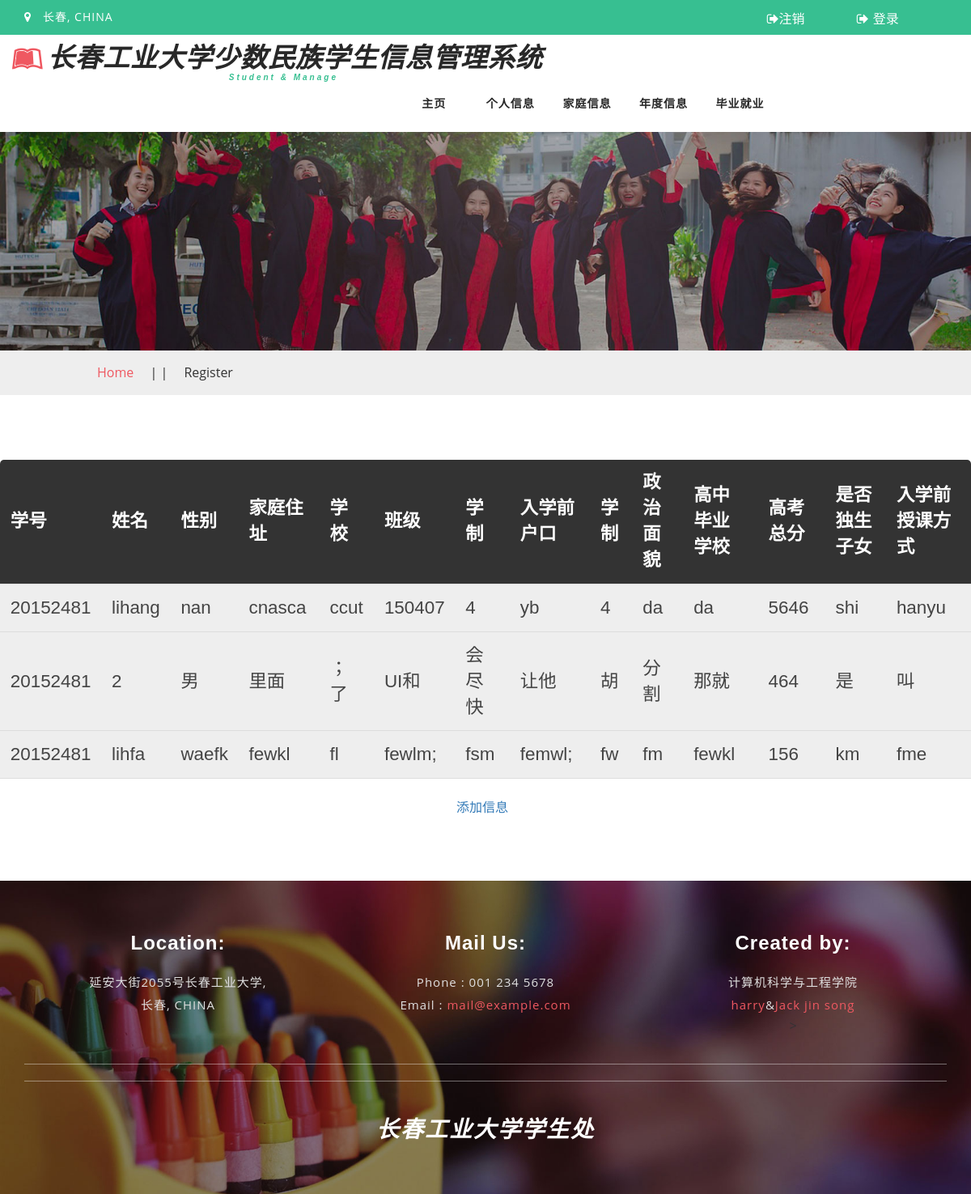
The app's page /student_massage_show/ (signed in), older data.
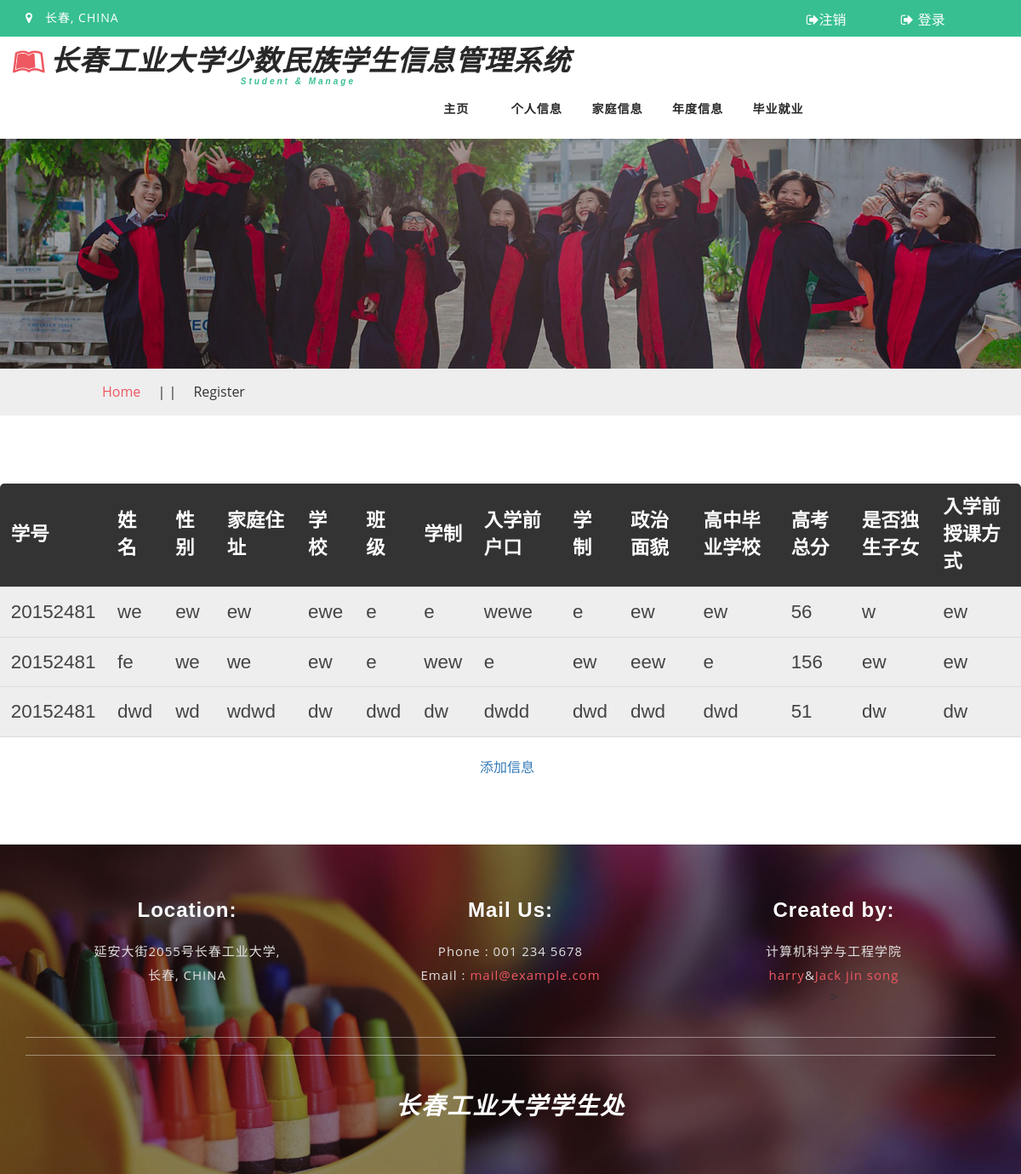
The same page, newer data.
### student/models.py (models this page shows, shortened)
class student_personal_massage(models.Model):
    student_id = models.CharField(max_length=8,verbose_name='学号')
    name = models.CharField(max_length=10, verbose_name='姓名')
    sex = models.CharField(max_length=10, blank=True, verbose_name='性别')
    family_address = models.CharField(max_length=50,default=None, blank=True, verbose_name='家庭住址')
    academy = models.CharField(max_length=15,default=None, blank=True, verbose_name='学院')
    class_num = models.CharField(max_length=100, blank=True, verbose_name='班级')
    train_level = models.CharField(max_length=5,blank=True,verbose_name='学制',help_text='本科/专科')
    registered_residence = models.CharField(max_length=20,blank=True, verbose_name='入学前户口')
    length_of_schooling = models.CharField(max_length=10,blank=True, verbose_name='学制', help_text='例如四年/三年')
    Political_level = models.CharField(max_length=20, blank=True,verbose_name='政治面貌')
    graduated_high_school = models.CharField(max_length=20, blank=True,verbose_name='高中毕业学校')
    graduation_grades = models.IntegerField(blank=True,verbose_name='高考总分')
    single_kinds = models.CharField(max_length=5,blank=True, verbose_name='是否独生子女')
    study_way = models.CharField(max_length=15, blank=True,verbose_name='入学前授课方式', help_text='汉语/其他语言')
    status = models.BooleanField(default=False,verbose_name='验证状态')
    class Meta:
       verbose_name = '学生基本信息'
       verbose_name_plural = '学生基本信息填写'

### student/views.py (the view)
# urls.py: url(r'^student_massage_show/',s_views.student_massage_page,name='stu_page'),
def student_massage_page(request):
    from .models import student_personal_massage
    students = student_personal_massage.objects.filter(student_id=request.user)
    return render(request,'student/parsonal_passage_show.html',{'students':students})

### templates/student/parsonal_passage_show.html (shortened to what this page needs)
{% extends 'base.html' %}
{% block content %}
{% if user.is_authenticated %}
    <div class="htmleaf-container" style="height:px">
		<table id="miyazaki">
			<thead>
			<tr><th>学号<th>姓名<th>性别<th>家庭住址<th>学校<th>班级<th>学制<th>入学前户口<th>学制<th>政治面貌<th>高中毕业学校<th>高考总分<th>是否独生子女<th>入学前授课方式
			<tbody>
        {% for student in students %}
			<tr>
            <td>{{ student.student_id }}
            <td>{{ student.name }}
            <td>{{ student.sex }}
            <td>{{ student.family_address }}
            <td>{{ student.academy }}
            <td>{{ student.class_num }}
            <td>{{ student.train_level }}
            <td>{{ student.registered_residence }}
            <td>{{ student.length_of_schooling }}
            <td>{{ student.Political_level }}
            <td>{{ student.graduated_high_school }}
            <td>{{ student.graduation_grades }}
            <td>{{ student.single_kinds }}
            <td>{{ student.study_way }}
			<tr>
        {% endfor %}
        </table>
    </div>
    <div class="massage_add">
        <a href="{% url 'ma_add' %}"><span>添加信息</span></a>
    </div>
    {% else %}
    <h1 style="left: 45%">您尚未登录</h1>
{% endif %}
{% endblock %}

### templates/base.html (shortened to what this page needs)
<!DOCTYPE html>
<html lang="zh-han">
<head>
    {% load static %}
	<link href="/static/css/bootstrap.css" rel="stylesheet" type="text/css" media="all" />
	<link href="/static/css/style.css" rel="stylesheet" type="text/css" media="all" />
	<link href="/static/css/font-awesome.css" rel="stylesheet">
</head>
<body>
	<div class="header-top">
		<div class="container">
			<div class="bottom_header_left">
				<p>
					<span class="fa fa-map-marker" aria-hidden="true"></span>长春, CHINA
				</p>
			</div>
			<div class="bottom_header_right">
				<div class="header-top-righ">
					<a href="{% url 'login' %}">
						<span class="fa fa-sign-out" aria-hidden="true"></span>登录</a>
				</div>
				<div class="header-top-righ">
                    <a href="{% url 'logout' %}">
                        <span class="fa fa-sign-out">注销</span>
                    </a>
                </div>
			</div>
			<div class="clearfix"></div>
		</div>
	</div>
	<div class="header">
		<div class="content white">
			<nav class="navbar navbar-default">
				<div class="container">
					<div class="navbar-header">
						<a class="navbar-brand" href="index.html">
							<h1>
								<span class="fa fa-leanpub" aria-hidden="true"></span>长春工业大学少数民族学生信息管理系统
								<label>Student & Manage</label>
							</h1>
						</a>
					</div>
					<div class="collapse navbar-collapse" id="bs-example-navbar-collapse-1">
						<nav class="link-effect-2" id="link-effect-2">
							<ul class="nav navbar-nav">
								<li>
									<a href="{% url 'index' %}" class="effect-3">主页</a>
								</li>
								<li>
									<a href="{% url 'stu_page' %}" class="effect-3">个人信息</a>
								</li>
								<li>
									<a href="{% url 'p_show' %}" class="effect-3">家庭信息</a>
								</li>
								<li>
									<a href="{% url 'up_show' %}" class="effect-3">年度信息</a>
								</li>
								<li>
									<a href="{% url 'gr_show' %}" class="effect-3">毕业就业</a>
								</li>
							</ul>
						</nav>
					</div>
				</div>
			</nav>
		</div>
	</div>
	<div class="inner_page_agile">
	</div>
	<div class="services-breadcrumb">
		<div class="inner_breadcrumb">
			<ul class="short_ls">
				<li>
					<a href="index.html">Home</a>
					<span>| |</span>
				</li>
				<li>Register</li>
			</ul>
		</div>
	</div>
	<div class="register-form-main">
        {% block content%}{% endblock %}
	</div>
	<div class="mkl_footer">
		<div class="sub-footer">
			<div class="container">
				<div class="mkls_footer_grid">
					<div class="col-xs-4 mkls_footer_grid_left">
						<h4>Location:</h4>
						<p>延安大街2055号长春工业大学,
							<br> 长春, CHINA</p>
					</div>
					<div class="col-xs-4 mkls_footer_grid_left">
						<h4>Mail Us:</h4>
						<p>
							<span>Phone : </span>001 234 5678</p>
						<p>
							<span>Email : </span>
							<a href="mailto:info@example.com">mail@example.com</a>
						</p>
					</div>
					<div class="col-xs-4 mkls_footer_grid_left">
                        <h4>Created by:</h4>
						<p>计算机科学与工程学院</p>
						<p>
							<span><a href="https://github.com/541573560">harry</a>&<a href="https://github.com/JackJinSong">Jack jin song</a></span>
						</p>>
					</div>
					<div class="clearfix"> </div>
				</div>
				<div class="botttom-nav-allah">
				</div>
				<div class="footer-middle-thanks">
					<h2>长春工业大学学生处</h2>
				</div>
			</div>
		</div>
	</div>
</body>
</html>

### student/static/css/style.css (style rules this page uses)
html, body { margin: 0; font-size: 100%; background: #fff; font-family: 'Open Sans', sans-serif; }
body a { text-decoration: none; transition: 0.5s all; -webkit-transition: 0.5s all; -moz-transition: 0.5s all; -o-transition: 0.5s all; -ms-transition: 0.5s all; }
h1, h2, h3, h4, h5, h6 { margin: 0; font-family: 'Raleway', sans-serif; }
p { margin: 0; letter-spacing: 1px; font-size: 15px; line-height: 1.9; color: #999; font-family: 'Open Sans', sans-serif; }
ul { margin: 0; padding: 0; }
label { margin: 0; }
.header-top { background: #37BF91; padding: 8px 0; }
.bottom_header_left { float: left; margin: .3em 0 0; }
.bottom_header_left p { font-size: 14px; color: #fff; line-height: 1.2; }
.bottom_header_left p span { padding-right: 1em; color: #fff; }
.bottom_header_right { float: right; width: 25%; }
.header-top-righ { float: right; width: 39%; margin-top: 4px; }
.header-top-righ a { color: #fff; font-size: 16px; }
.header-top-righ a span { margin-right: 5px; }
.header { padding: 10px 0; }
.navbar-nav { float: right; margin: 0; width: 60%; }
.navbar { position: relative; min-height: 50px; margin-bottom: 0!important; border: 1px solid transparent; }
.navbar-default { background-color: #fff; border-color: #fff; }
.navbar-brand { float: left; padding: 0; }
.navbar-default a.navbar-brand h1 { color: #282828; font-weight: 600; font-style: italic; letter-spacing: 1px; font-size: 33px; }
.navbar-default a.navbar-brand h1 span { color: #EF5861; margin-right: 5px; }
.navbar-default .navbar-brand label { color: #37bf91; display: block; font-size: 10px; text-align: center; letter-spacing: 3px; font-weight: 600; margin-left: 15px; }
.navbar-default .navbar-nav>li>a { color: #282828; font-size: 14px; letter-spacing: 1px; font-weight: 600; padding: 14px 0; }
.navbar-nav>li>a { padding-top: 18px; padding-bottom: 15px; }
.navbar-nav>li { float: left; margin: 0; width: 14.2%; text-align: center; }
.services, .news, .testimonials, .middle-sec-agile, .aitsresumethree, .about-sec, .team, .blog-cource, .register-form-main, .gallery, .w3_wthree_agileits_icons, .typo { padding: 5em 0; }
.mkl_footer { background: url(../images/bg.jpg) no-repeat center; background-size: cover; -webkit-background-size: cover; -moz-background-size: cover; -o-background-size: cover; -ms-background-size: cover; text-align: center; }
.sub-footer { padding: 4em 0; }
.mkls_footer_grid_left h4 { font-size: 24px; color: #fff; letter-spacing: 1px; font-weight: 600; margin-bottom: 20px; }
.mkls_footer_grid_left p { color: #e0e0e0; }
.mkls_footer_grid_left p a { text-decoration: none; color: #ef5861; }
.botttom-nav-allah { margin: 35px 0 45px; border-top: 1px solid rgba(255, 255, 255, 0.4); border-bottom: 1px solid rgba(255, 255, 255, 0.4); padding: 10px 0; }
.footer-middle-thanks h2 { color: #fff; letter-spacing: 2px; text-transform: uppercase; font-size: 28px; font-weight: 600; font-style: italic; }
.inner_page_agile { text-align: center; background: url(../images/1.jpg) no-repeat center; background-size: cover; -webkit-background-size: cover; -moz-background-size: cover; -o-background-size: cover; -ms-background-size: cover; min-height: 300px; }
.services-breadcrumb { width: 100%; border: none; padding: 1em 0; background: #eee; }
.services-breadcrumb ul li span { padding: 0 1em; }
ul.short_ls { text-align: left; }
ul.short_ls li { list-style: none; display: inline-block; }
.inner_breadcrumb { width: 80%; margin: 0 auto; }
ul.short_ls li a { color: #EF5861; text-decoration: none; }
@media (max-width: 1366px) { .inner_page_agile { min-height: 270px; } }

### templates/student/parsonal_passage_show.html (style rules this page uses)
.massage_add { margin-left: 47%; margin-top: 2%; }
table#miyazaki { margin: 0 auto; border-collapse: collapse; font-family: Agenda-Light, sans-serif; font-weight: 100; background: #333; color: #fff; text-rendering: optimizeLegibility; border-radius: 5px; }
table#miyazaki thead th { font-weight: 600; }
table#miyazaki thead th, table#miyazaki tbody td { padding: .8rem; font-size: 1.4rem; }
table#miyazaki tbody td { padding: .8rem; font-size: 1.4rem; color: #444; background: #eee; }
table#miyazaki tbody tr:not(:last-child) { border-top: 1px solid #ddd; border-bottom: 1px solid #ddd; }

Row changes from the older to the newer data that the page shows:
changed student_personal_massage: name "lihang" → "we"; sex "nan" → "ew"; family_address "cnasca" → "ew"; academy "ccut" → "ewe"; class_num "150407" → "e"; train_level "4" → "e"; registered_residence "yb" → "wewe"; length_of_schooling "4" → "e"; Political_level "da" → "ew"; graduated_high_school "da" → "ew"; graduation_grades "5646" → "56"; single_kinds "shi" → "w"; study_way "hanyu" → "ew"
changed student_personal_massage: name "2" → "fe"; sex "男" → "we"; family_address "里面" → "we"; academy "；了" → "ew"; class_num "UI和" → "e"; train_level "会尽快" → "wew"; registered_residence "让他" → "e"; length_of_schooling "胡" → "ew"; Political_level "分割" → "eew"; graduated_high_school "那就" → "e"; graduation_grades "464" → "156"; single_kinds "是" → "ew"; study_way "叫" → "ew"
changed student_personal_massage: name "lihfa" → "dwd"; sex "waefk" → "wd"; family_address "fewkl" → "wdwd"; academy "fl" → "dw"; class_num "fewlm;" → "dwd"; train_level "fsm" → "dw"; registered_residence "femwl;" → "dwdd"; length_of_schooling "fw" → "dwd"; Political_level "fm" → "dwd"; graduated_high_school "fewkl" → "dwd"; graduation_grades "156" → "51"; single_kinds "km" → "dw"; study_way "fme" → "dw"
